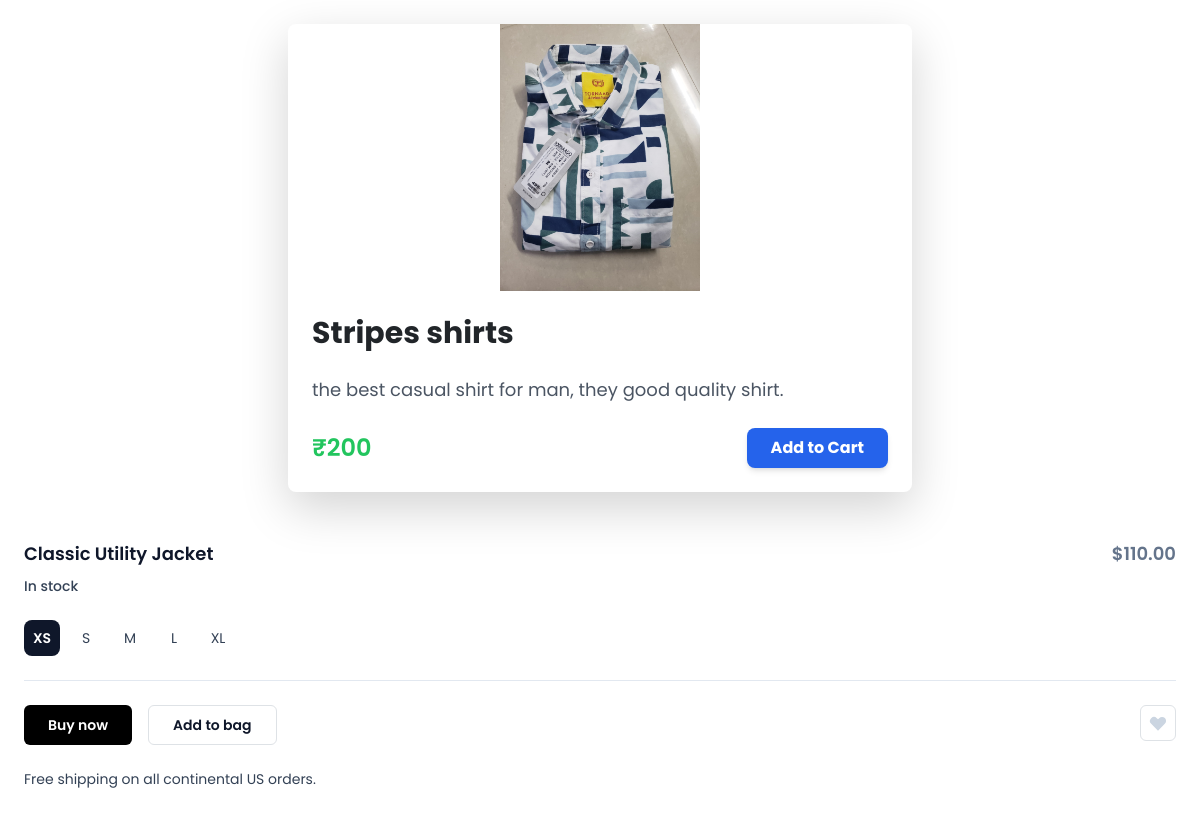
Page /product/3/ on the committed database.
### New_App/models.py (models this page shows, shortened)
class Products(models.Model):
    name = models.CharField(max_length=100)
    price = models.IntegerField()
    description = models.TextField()
    image = models.ImageField(upload_to='images/')
    created_at = models.DateTimeField(auto_now_add=True)

### New_App/views.py (the view)
# urls.py: path('product/<int:product_id>/', product_detail, name='product_detail'),
def product_detail(request, product_id):
    product = get_object_or_404(Products, id=product_id)
    size_obj = Size.objects.all()
    return render(request, 'product-detail.html', {'product': product})

### New_App/templates/product-detail.html (shortened to what this page needs)
{% extends "base.html" %}
{% block start %}
<div class="container mx-auto p-6 max-w-2xl">
    <div class="bg-white shadow-lg rounded-lg overflow-hidden">
        <div class="flex justify-center">
            <img
                src="{{ product.image.url }}"
                alt="{{ product.name }}"
                class="max-w-sm object-contain"
                style="width: 200px; height: auto;"
            >
        </div>
        <div class="p-6">
            <h1 class="text-3xl font-bold text-blue-gray-900 mb-4">{{ product.name }}</h1>
            <p class="text-lg text-gray-600 leading-relaxed mb-6">
                {{ product.description }}
            </p>
            <div class="flex items-center justify-between">
                <span class="text-2xl font-semibold text-green-500">
                    ₹{{ product.price }}
                </span>
                <button
                    onclick="location.href='{% url 'add_to_cart' product.id %}'"
                    class="bg-blue-600 hover:bg-blue-700 text-white font-bold py-2 px-6 rounded-lg shadow-md transition-all duration-300 ease-in-out transform hover:scale-105"
                    type="button">
                    Add to Cart
                </button>
            </div>
        </div>
    </div>
</div>
  <form class="flex-auto p-6">
    <div class="flex flex-wrap">
      <h1 class="flex-auto text-lg font-semibold text-slate-900">
        Classic Utility Jacket
      </h1>
      <div class="text-lg font-semibold text-slate-500">
        $110.00
      </div>
      <div class="w-full flex-none text-sm font-medium text-slate-700 mt-2">
        In stock
      </div>
    </div>
    <div class="flex items-baseline mt-4 mb-6 pb-6 border-b border-slate-200">
      <div class="space-x-2 flex text-sm">
        <label>
          <div class="w-9 h-9 rounded-lg flex items-center justify-center text-slate-700 peer-checked:font-semibold peer-checked:bg-slate-900 peer-checked:text-white">
            XS
          </div>
        </label>
        <label>
          <div class="w-9 h-9 rounded-lg flex items-center justify-center text-slate-700 peer-checked:font-semibold peer-checked:bg-slate-900 peer-checked:text-white">
            S
          </div>
        </label>
        <label>
          <div class="w-9 h-9 rounded-lg flex items-center justify-center text-slate-700 peer-checked:font-semibold peer-checked:bg-slate-900 peer-checked:text-white">
            M
          </div>
        </label>
        <label>
          <div class="w-9 h-9 rounded-lg flex items-center justify-center text-slate-700 peer-checked:font-semibold peer-checked:bg-slate-900 peer-checked:text-white">
            L
          </div>
        </label>
        <label>
          <div class="w-9 h-9 rounded-lg flex items-center justify-center text-slate-700 peer-checked:font-semibold peer-checked:bg-slate-900 peer-checked:text-white">
            XL
          </div>
        </label>
      </div>
    </div>
    <div class="flex space-x-4 mb-6 text-sm font-medium">
      <div class="flex-auto flex space-x-4">
        <button class="h-10 px-6 font-semibold rounded-md bg-black text-white" type="submit">
          Buy now
        </button>
        <button class="h-10 px-6 font-semibold rounded-md border border-slate-200 text-slate-900" type="button">
          Add to bag
        </button>
      </div>
      <button class="flex-none flex items-center justify-center w-9 h-9 rounded-md text-slate-300 border border-slate-200" type="button" aria-label="Like">
        <svg width="20" height="20" fill="currentColor" aria-hidden="true">
          <path fill-rule="evenodd" clip-rule="evenodd" d="M3.172 5.172a4 4 0 015.656 0L10 6.343l1.172-1.171a4 4 0 115.656 5.656L10 17.657l-6.828-6.829a4 4 0 010-5.656z" />
        </svg>
      </button>
    </div>
    <p class="text-sm text-slate-700">
      Free shipping on all continental US orders.
    </p>
  </form>
{% endblock %}

### static/css/style.css (style rules this page uses)
:root { --primary-color: #e5c641; --text-dark: #000000; --text-light: #737373; --extra-light: #f4f6f6; --white: #ffffff; --max-width: 1200px; }
* { padding: 0; margin: 0; box-sizing: border-box; }
img { display: flex; width: 100%; }
html, body { scroll-behavior: smooth; }
body { font-family: "Poppins", sans-serif; }

### rows in the picture
Products: image (picture), name "Stripes shirts", description "the best casual shirt for man, they good quality shirt.", price "200"
